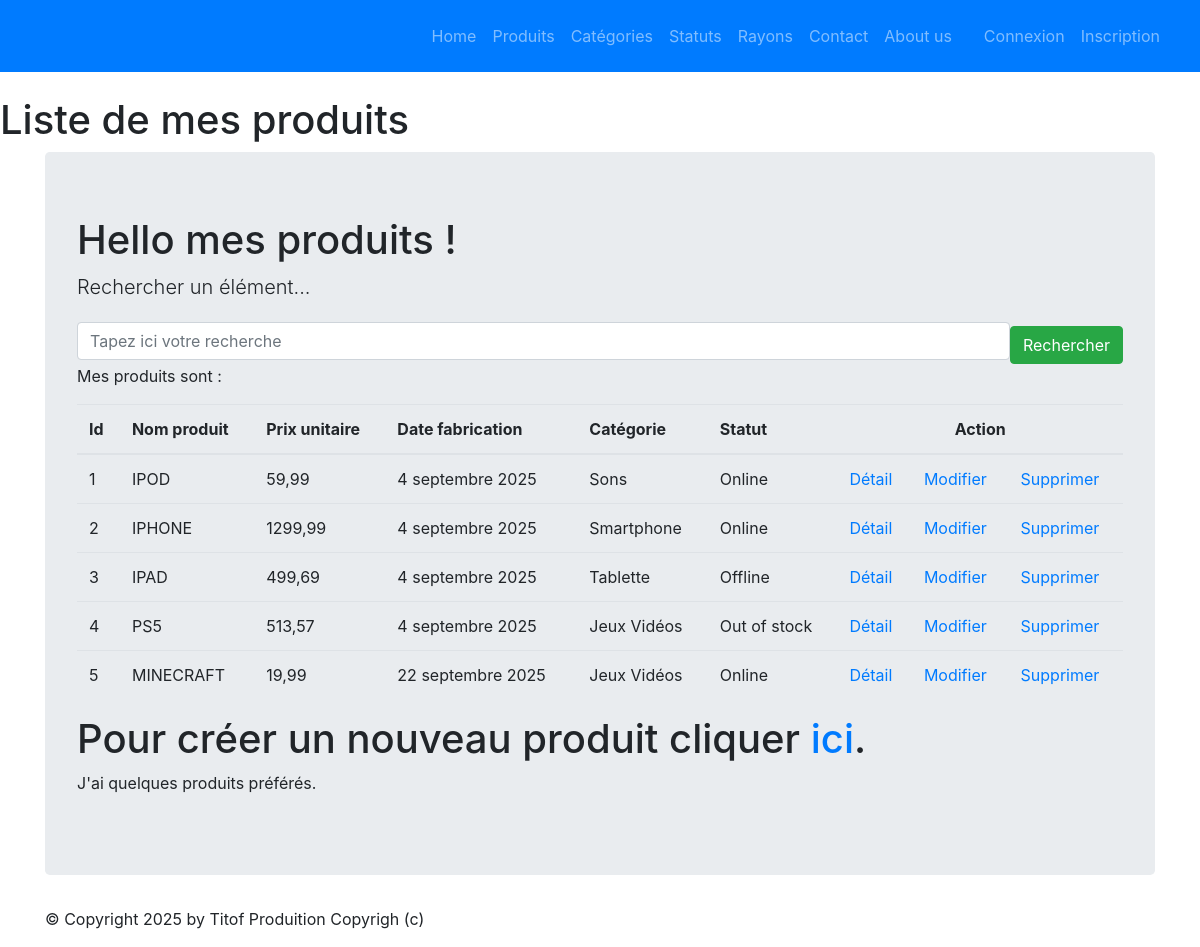
Screenshot of /monApp/produits/ with the database file from the repository.
### monApp/models.py (models this page shows, shortened)
class Produit(models.Model):
    refProd = models.AutoField(primary_key=True)
    intituleProd = models.CharField(max_length=200)
    prixUnitaireProd = models.DecimalField(max_digits=10, decimal_places=2)
    dateFabProd = models.DateField(default=date.today)
    categorie = models.ForeignKey(Categorie, on_delete=models.CASCADE, related_name="produits_categorie", null=True, blank=True)
    status = models.ForeignKey(Statut, on_delete=models.CASCADE, related_name="produits_status",null=True, blank=True)

class Categorie(models.Model):
    idCat = models.AutoField(primary_key=True)
    nomCat = models.CharField(max_length=100)
    def __str__(self):
        return self.nomCat

class Statut(models.Model):
    idStatus = models.AutoField(primary_key=True)
    libelleStatus = models.CharField(max_length=100)
    def __str__(self):
        return self.libelleStatus

### monApp/views.py (the view)
# urls.py: path("produits/", views.ProduitListView.as_view(), name="lst_prdts"),
class ProduitListView(ListView):
    model = Produit
    template_name = "monApp/list_produits.html"
    context_object_name = "prdts"
    def get_queryset(self):
        query = self.request.GET.get('search')
        if query:
            return Produit.objects.filter(intituleProd__icontains=query).select_related('categorie').select_related('status')
        return Produit.objects.select_related('categorie').select_related('status')
    def get_context_data(self, **kwargs):
        context = super(ProduitListView, self).get_context_data(**kwargs)
        context['titremenu'] = "Liste de mes produits"
        return context

### monApp/templates/monApp/list_produits.html (shortened to what this page needs)
{% extends 'monApp/base.html' %}
{% block menu %}
    <h1>{{ titremenu }}</h1>
{% endblock %}
{% block contenu %}
    <h1>Hello mes produits !</h1>
    <p class="lead mb-3 ml-0">Rechercher un élément...</p>
    <form style="display: flex; align-items: center;" method="GET" action="">
        <input class="form-control" type="text" name="search" placeholder="Tapez ici votre recherche" value="{{ request.GET.search }}">
        <button type="submit" class="btn btn-success mt-2">Rechercher</button>
    </form>
    <p>Mes produits sont :</p>
    <table class="table">
        <thead>
            <th>Id</th>
            <th>Nom produit</th>
            <th>Prix unitaire</th>
            <th>Date fabrication</th>
            <th>Catégorie</th>
            <th>Statut</th>
            <th colspan="3" style="text-align: center;">Action</th>
        </thead>
        <tbody>
            {% for prdt in prdts %}
            <tr>
                <td>{{ prdt.refProd }}</td>
                <td>{{ prdt.intituleProd | upper }}</td>
                <td>{{ prdt.prixUnitaireProd }}</td>
                <td>{{ prdt.dateFabProd }}</td>
                <td>{{ prdt.categorie }}</td>
                <td>{{ prdt.status }}</td>
                <td><a href="{% url 'dtl_prdt' prdt.refProd %}">Détail</a></td>
                <td><a href="{% url 'prdt-chng' prdt.refProd %}">Modifier</a></td>
                <td><a href="{% url 'dlt-prdt' prdt.refProd %}">Supprimer</a></td>
            </tr>
            {% endfor %}
        </tbody>
    </table>
    <h1>Pour créer un nouveau produit cliquer <a href="{% url 'crt-prdt' %}">ici</a>.</h1>
    <p>
        J'ai
        {% if prdts|length < 5 %}
            peu de
        {% elif prdts|length < 10 %}
            quelques
        {% else %}
            beaucoup de
        {% endif %}
            produits préférés.
    </p>
{% endblock %}

### rows the page displays
Produit: refProd "1", intituleProd "IPOD", prixUnitaireProd "59,99", dateFabProd "4 septembre 2025", categorie "Sons", status "Online"
Produit: refProd "2", intituleProd "IPHONE", prixUnitaireProd "1299,99", dateFabProd "4 septembre 2025", categorie "Smartphone", status "Online"
Produit: refProd "3", intituleProd "IPAD", prixUnitaireProd "499,69", dateFabProd "4 septembre 2025", categorie "Tablette", status "Offline"
Produit: refProd "4", intituleProd "PS5", prixUnitaireProd "513,57", dateFabProd "4 septembre 2025", categorie "Jeux Vidéos", status "Out of stock"
Produit: refProd "5", intituleProd "MINECRAFT", prixUnitaireProd "19,99", dateFabProd "22 septembre 2025", categorie "Jeux Vidéos", status "Online"

### other values shown
{{ titremenu }} "Liste de mes produits"
